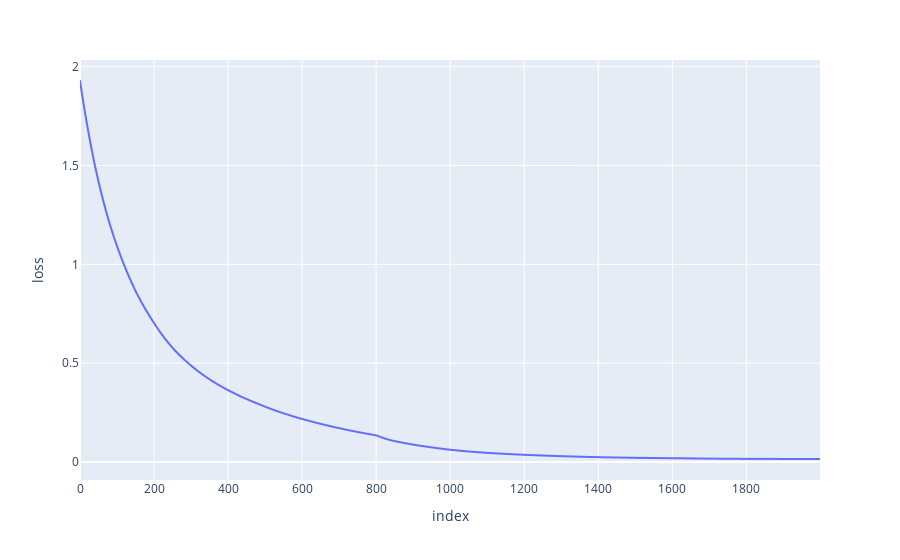
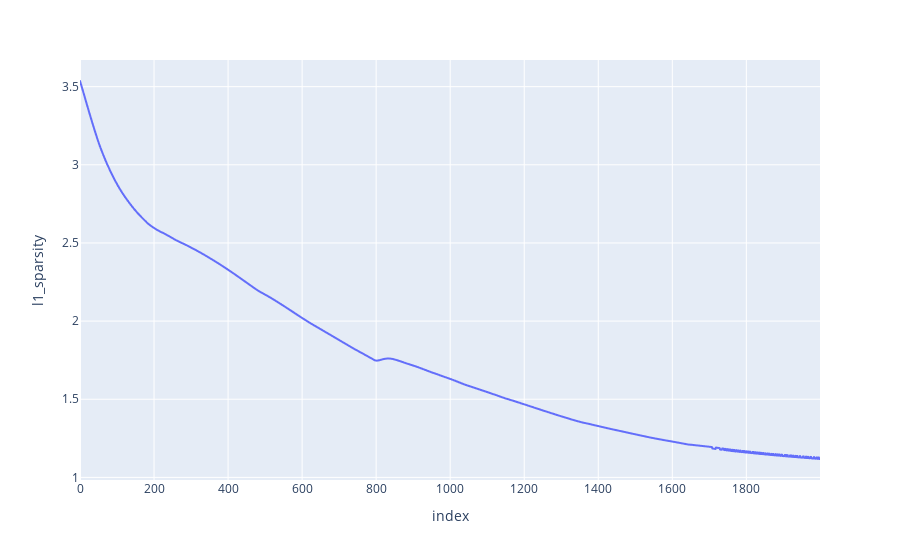
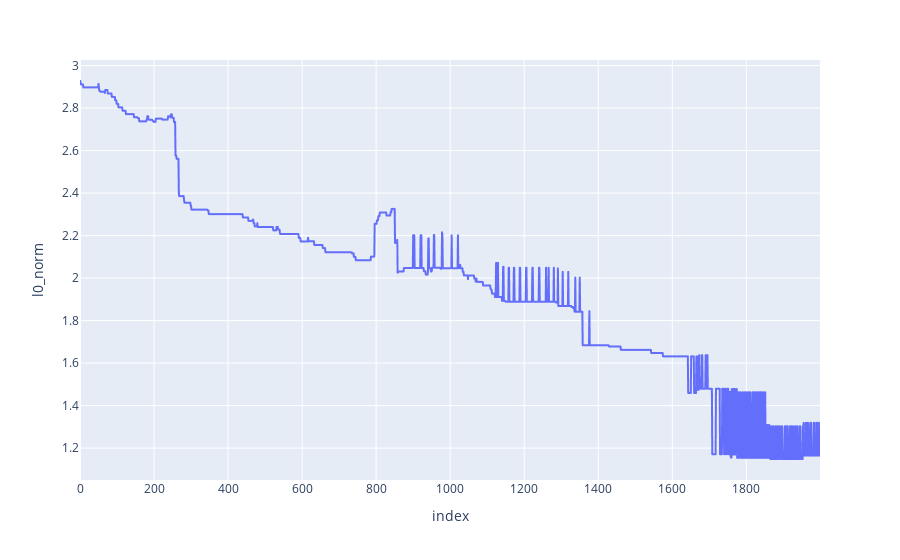

Notebook cell for these charts, in order:
### Code cell
m_sae.plot_losses()

### Figure 1 — Plotly figure (JSON) as saved in the notebook; plotly's stock layout.template omitted (floating-point values rounded to 4 significant figures; data arrays with more than 128 entries replaced by an {"elided": "..."} marker saying what was removed)
{"data": [{"hovertemplate": "index=%{x}<br>loss=%{y}<extra></extra>", "legendgroup": "", "line": {"color": "#636efa", "dash": "solid"}, "marker": {"symbol": "circle"}, "mode": "lines", "name": "", "showlegend": false, "type": "scattergl", "x": {"elided": "2000 int values"}, "xaxis": "x", "y": {"elided": "2000 float values"}, "yaxis": "y"}], "layout": {"legend": {"tracegroupgap": 0}, "margin": {"t": 60}, "xaxis": {"anchor": "y", "domain": [0, 1], "title": {"text": "index"}}, "yaxis": {"anchor": "x", "domain": [0, 1], "title": {"text": "loss"}}}}

### Figure 2 — Plotly figure (JSON) as saved in the notebook; plotly's stock layout.template omitted (floating-point values rounded to 4 significant figures; data arrays with more than 128 entries replaced by an {"elided": "..."} marker saying what was removed)
{"data": [{"hovertemplate": "index=%{x}<br>l1_sparsity=%{y}<extra></extra>", "legendgroup": "", "line": {"color": "#636efa", "dash": "solid"}, "marker": {"symbol": "circle"}, "mode": "lines", "name": "", "showlegend": false, "type": "scattergl", "x": {"elided": "2000 int values"}, "xaxis": "x", "y": {"elided": "2000 float values"}, "yaxis": "y"}], "layout": {"legend": {"tracegroupgap": 0}, "margin": {"t": 60}, "xaxis": {"anchor": "y", "domain": [0, 1], "title": {"text": "index"}}, "yaxis": {"anchor": "x", "domain": [0, 1], "title": {"text": "l1_sparsity"}}}}

### Figure 3 — Plotly figure (JSON) as saved in the notebook; plotly's stock layout.template omitted (floating-point values rounded to 4 significant figures; data arrays with more than 128 entries replaced by an {"elided": "..."} marker saying what was removed)
{"data": [{"hovertemplate": "index=%{x}<br>l0_norm=%{y}<extra></extra>", "legendgroup": "", "line": {"color": "#636efa", "dash": "solid"}, "marker": {"symbol": "circle"}, "mode": "lines", "name": "", "showlegend": false, "type": "scattergl", "x": {"elided": "2000 int values"}, "xaxis": "x", "y": {"elided": "2000 float values"}, "yaxis": "y"}], "layout": {"legend": {"tracegroupgap": 0}, "margin": {"t": 60}, "xaxis": {"anchor": "y", "domain": [0, 1], "title": {"text": "index"}}, "yaxis": {"anchor": "x", "domain": [0, 1], "title": {"text": "l0_norm"}}}}
